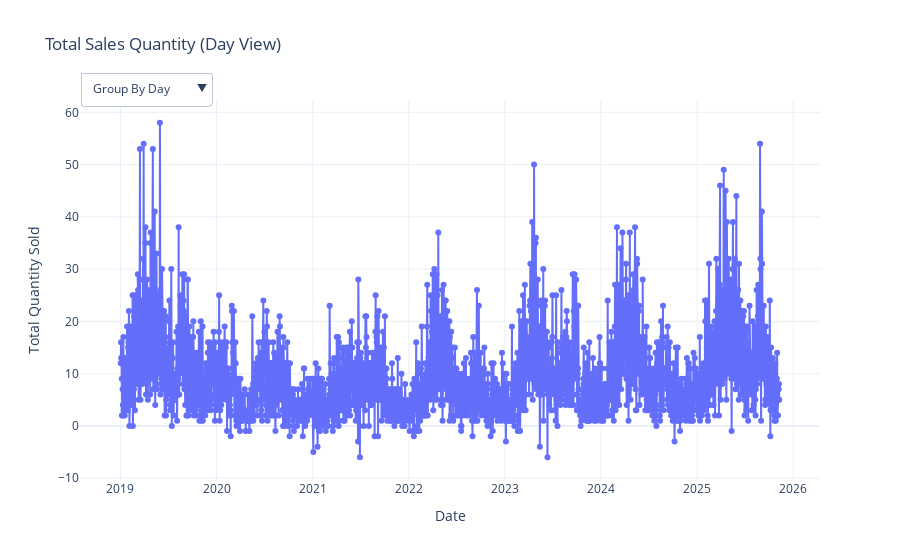

The notebook cell this image was saved under:
### Code cell
# Visualize Data to Identify Patterns and Seasonality
plot_interactive_sales_dashboard(data)
